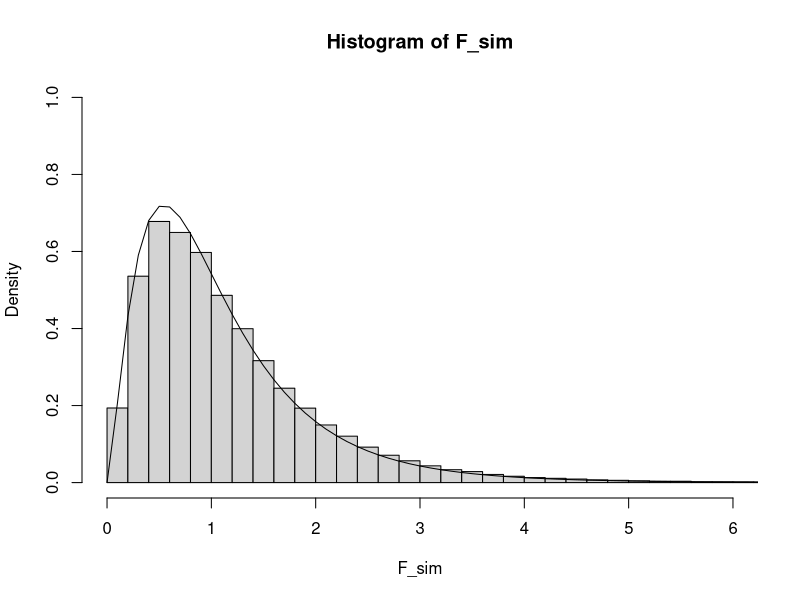
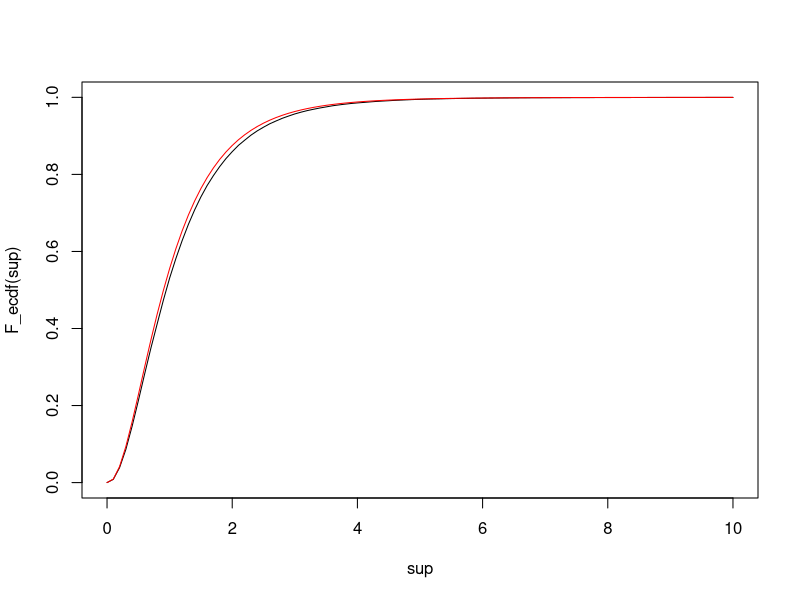
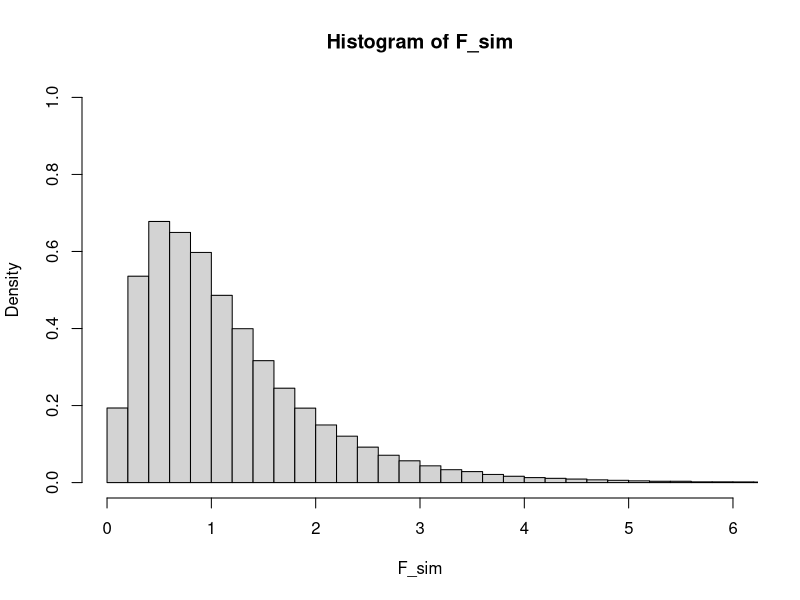

These figures' R source, in order: (Note: this script raises an error after producing the figures.)
set.seed(50)

# Ordinary Approximation
F_sim = NULL
sim = 10^5
for(i in 1:sim)
{
  vec = numeric(0)
  v = 6 ; b = 5
  mu = 0 ;beta = seq(-(b-1)/2,(b-1)/2,length=5); tau = rep(0,v) 
  data_sim = mu + outer(beta,tau,"+") + matrix(rnorm(b*v),nrow = b)
  data_sim[1,1] <- 0
  B.1 <- apply(data_sim,MARGIN = 1,sum)
  T.1 <- apply(data_sim,MARGIN = 2,sum)
  G.1 <- sum(data_sim)
  x_est <- (b*B.1[1]+v*T.1[1]-G.1)/((b-1)*(v-1))
  data_sim[1,1] <- x_est
  B <- apply(data_sim,MARGIN = 1,sum)
  T <- apply(data_sim,MARGIN = 2,sum)
  G <- sum(data_sim)
  SSBl = sum(B^2)/v - (G^2/(b*v)) ; MSBl = SSBl/(b-1)
  SSTr = sum(T^2)/b - (G^2/(b*v)) ; MSTr = SSTr/(v-1)
  TSS = sum(data_sim^2) - (G^2/(b*v))
  SSE = TSS - SSBl - SSTr ; MSE = SSE/((b-1)*(v-1) - 1)
  F_obs = MSTr/MSE 
  F_sim[i] = F_obs
}
hist(F_sim,probability = TRUE,ylim = c(0,1),breaks = 60,xlim = c(0,6))
sup = seq(0,10,0.1)
lines(sup,df(sup,df1 = (v-1),df2 = (b-1)*(v-1) - 1))

F_ecdf = ecdf(F_sim)
plot(sup,F_ecdf(sup),type="l")
lines(sup,pf(sup,df1 = (v-1),df2 = (b-1)*(v-1) - 1),col = "red")

app_F=pf(sup,df1 = (v-1),df2 = (b-1)*(v-1) - 1)
sum(abs(F_ecdf(sup)-app_F))

#output
#> sum(abs(F_ecdf(sup)-app_F))
#[1] 0.5327011


library(ggplot2)
data=data.frame(hist(F_sim,probability = TRUE,ylim = c(0,1),breaks = 60,xlim = c(0,6)))
ggplot(data,aes(x=F_sim))+
geom_histogram()+
geom_density()

# Power Curve Codes

Power_Curve_1 <- function(tau,v = 6,b = 5,mu = 0,beta = seq(-(b-1)/2,(b-1)/2,length=5),sim = 10^5,alpha = 0.05)
{
  tau = tau-mean(tau)
  power.vec = NULL
  cut_pt = qf(p = alpha,df1 = (v-1),df2 = (b-1)*(v-1) - 1,lower.tail = FALSE)
  for(i in 1:sim)
  {
    data_sim = mu + outer(beta,tau,"+") + matrix(rnorm(b*v),nrow = b)
    data_sim[1,1] <- 0
    B.1 <- apply(data_sim,MARGIN = 1,sum)
    T.1 <- apply(data_sim,MARGIN = 2,sum)
    G.1 <- sum(data_sim)
    x_est <- (b*B.1[1]+v*T.1[1]-G.1)/((b-1)*(v-1))
    data_sim[1,1] <- x_est
    B <- apply(data_sim,MARGIN = 1,sum)
    T <- apply(data_sim,MARGIN = 2,sum)
    G <- sum(data_sim)
    SSBl = sum(B^2)/v - (G^2/(b*v)) ; MSBl = SSBl/(b-1)
    SSTr = sum(T^2)/b - (G^2/(b*v)) ; MSTr = SSTr/(v-1)
    TSS = sum(data_sim^2) - (G^2/(b*v))
    SSE = TSS - SSBl - SSTr ; MSE = SSE/((b-1)*(v-1) - 1)
    F_obs = MSTr/MSE 
    power.vec[i] = (F_obs > cut_pt)
  }
  return(mean(power.vec))
}

#plotting sum(tau_sq) and Power.val_1

v = 6
n = 20
sample.tau = NULL
tau_mat = NULL

for(i in 1:n)
{
  sample.tau = seq(-i/10,i/10,length = v)
  tau_mat = rbind(tau_mat,sample.tau -  mean(sample.tau))
}


tau_mat

sum_tau_sq = apply(tau_mat,MARGIN = 1,FUN = function(x){return(sum(x^2))})
Power.val = NULL

tau_mat[1,]

for(i in 1:n)
{
  Power.val[i] = Power_Curve_1(tau = tau_mat[i,],sim = 10^4)
}

Power.val
plot(sum_tau_sq,Power.val,type = "l")

size_0 = Power_Curve_1(tau = rep(0,v),sim = 10^4)

# OLPO Accurate Test 

F_sim_1 = NULL
sim = 10^5
for(i in 1:sim)
{
  v = 6 ; b = 5
  mu = 0 ; beta = seq(-(b-1)/2,(b-1)/2,length=5) ; tau = rep(0,v) 
  data_sim = mu + outer(beta,tau,"+") + matrix(rnorm(b*v),nrow = b)
  data_sim[1,1] <- 0
  B.1 <- apply(data_sim,MARGIN = 1,sum)
  T.1 <- apply(data_sim,MARGIN = 2,sum)
  G.1 <- sum(data_sim)
  x_est <- (b*B.1[1]+v*T.1[1]-G.1)/((b-1)*(v-1))
  data_sim[1,1] <- x_est
  B <- apply(data_sim,MARGIN = 1,sum)
  T <- apply(data_sim,MARGIN = 2,sum)
  G <- sum(data_sim)
  #calculated in augmented ANOVA
  SSBl = sum(B^2)/v - (G^2/(b*v)) ; MSBl = SSBl/(b-1)
  SSTr = sum(T^2)/b - (G^2/(b*v)) ; MSTr = SSTr/(v-1)
  TSS = sum(data_sim^2) - (G^2/(b*v))
  SSE = TSS - SSBl - SSTr ; MSE = SSE/((b-1)*(v-1) - 1)
  #calculated in unaugmented ANOVA
  SSBl.1 = (B.1[1]^2)/(v-1) + (sum(B[-1]^2)/v) - (G.1^2/(b*v - 1)) ; MSBl.1 = SSBl.1/(b-1)
  TSS.1 = sum(data_sim^2) - sum(data_sim[1,1]^2) - (G.1^2/(b*v - 1))
  SSTr.1 = TSS.1 - SSBl.1 - SSE ;  MSTr.1 = SSTr.1/(v-1)
  F_obs_1 = MSTr.1/MSE 
  F_sim_1[i] = F_obs_1
}
hist(F_sim_1,probability = TRUE,ylim = c(0,1),breaks = 60,xlim = c(0,6))
sup = seq(0,10,0.1)
lines(sup,df(sup,df1 = (v-1),df2 = (b-1)*(v-1) - 1))

F_ecdf_1 = ecdf(F_sim_1)
plot(sup,F_ecdf_1(sup),type="l")
lines(sup,pf(sup,df1 = (v-1),df2 = (b-1)*(v-1) - 1),col = "red")

app_F=pf(sup,df1 = (v-1),df2 = (b-1)*(v-1) - 1)
sum(abs(F_ecdf_1(sup)-app_F))


# Power Curve Codes (2)

Power_Curve_2 <- function(tau,v = 6,b = 5,mu = 0,beta = seq(-(b-1)/2,(b-1)/2,length=5),sim = 10^5,alpha = 0.05)
{
  tau = tau-mean(tau)
  power.vec = NULL
  cut_pt_1 = qf(p = alpha,df1 = (v-1),df2 = (b-1)*(v-1) - 1,lower.tail = FALSE)
  for(i in 1:sim)
  {
    data_sim = mu + outer(beta,tau,"+") + matrix(rnorm(b*v),nrow = b)
    data_sim[1,1] <- 0
    B.1 <- apply(data_sim,MARGIN = 1,sum)
    T.1 <- apply(data_sim,MARGIN = 2,sum)
    G.1 <- sum(data_sim)
    x_est <- (b*B.1[1]+v*T.1[1]-G.1)/((b-1)*(v-1))
    data_sim[1,1] <- x_est
    B <- apply(data_sim,MARGIN = 1,sum)
    T <- apply(data_sim,MARGIN = 2,sum)
    G <- sum(data_sim)
    #calculated in augmented ANOVA
    SSBl = sum(B^2)/v - (G^2/(b*v)) ; MSBl = SSBl/(b-1)
    SSTr = sum(T^2)/b - (G^2/(b*v)) ; MSTr = SSTr/(v-1)
    TSS = sum(data_sim^2) - (G^2/(b*v))
    SSE = TSS - SSBl - SSTr ; MSE = SSE/((b-1)*(v-1) - 1)
    #calculated in unaugmented ANOVA
    SSBl.1 = (B.1[1]^2)/(v-1) + (sum(B[-1]^2)/v) - (G.1^2/(b*v - 1)) ; MSBl.1 = SSBl.1/(b-1)
    TSS.1 = sum(data_sim^2) - sum(data_sim[1,1]^2) - (G.1^2/(b*v - 1))
    SSTr.1 = TSS.1 - SSBl.1 - SSE ;  MSTr.1 = SSTr.1/(v-1)
    F_obs_1 = MSTr.1/MSE 
    power.vec[i] = (F_obs_1 > cut_pt_1)
  }
  return(mean(power.vec))
}

Power_Curve_2(tau = sample(1:2,size = v,replace = TRUE),sim = 10^4)

#plotting sum(tau_sq) and Power.val_1

v = 6
n = 20
sample.tau = NULL
tau_mat = NULL

for(i in 1:n)
{
  sample.tau = seq(-i/10,i/10,length = v)
  tau_mat = rbind(tau_mat,sample.tau -  mean(sample.tau))
}


tau_mat
sum_tau_sq = apply(tau_mat,MARGIN = 1,FUN = function(x){return(sum(x^2))})
Power.val_1 = NULL
tau_mat[1,]


for(i in 1:n)
{
  Power.val_1[i] = Power_Curve_2(tau = tau_mat[i,],sim = 10^4)
}

Power.val_1
plot(sum_tau_sq,Power.val_1,type = "l")
lines(sum_tau_sq,Power.val,type = "l",lty = 2)

size_1 = Power_Curve_2(tau = rep(0,v),sim = 10^4)

# OTI Accurate Test 

F_sim_2 = NULL
sim = 10^5
for(i in 1:sim)
{
  vec = numeric(0)
  v = 6 ; b = 5
  mu = 0 ; beta = seq(-(b-1)/2,(b-1)/2,length=5) ; tau = rep(0,v) 
  data_sim = mu + outer(beta,tau,"+") + matrix(rnorm(b*v),nrow = b)
  data_sim[1,1] <- 0
  B.1 <- apply(data_sim,MARGIN = 1,sum)
  T.1 <- apply(data_sim,MARGIN = 2,sum)
  G.1 <- sum(data_sim)
  x_est_1 <- (b*B.1[1]+v*T.1[1]-G.1)/((b-1)*(v-1))
  data_sim[1,1] <- x_est_1
  B <- apply(data_sim,MARGIN = 1,sum)
  T <- apply(data_sim,MARGIN = 2,sum)
  G <- sum(data_sim)
  SSBl_1 = sum(B^2)/v - (G^2/(b*v)) 
  SSTr_1 = sum(T^2)/b - (G^2/(b*v)) 
  TSS_1 = sum(data_sim^2) - (G^2/(b*v))
  SSE_1 = TSS_1 - SSBl_1 - SSTr_1
  x_est_0 <-B.1[1]/(v-1)
  data_sim[1,1] <- x_est_0
  B <- apply(data_sim,MARGIN = 1,sum)
  T <- apply(data_sim,MARGIN = 2,sum)
  G <- sum(data_sim)
  SSBl_0 = sum(B^2)/v - (G^2/(b*v))
  TSS_0 = sum(data_sim^2) - (G^2/(b*v))
  SSE_0 = TSS_0 - SSBl_0
  F_obs = ((SSE_0 - SSE_1)/(v-1))/(SSE_1/(b*v-b-v))
  F_sim_2[i] = F_obs
}
hist(F_sim_2,probability = TRUE,ylim = c(0,1),breaks = 60,xlim = c(0,6))
sup = seq(0,10,0.1)
lines(sup,df(sup,df1 = (v-1),df2 = b*v-b-v))

F_ecdf_2 = ecdf(F_sim_2)
plot(sup,F_ecdf_2(sup),type = "l")
lines(sup,pf(sup,df1 = (v-1),df2 = b*v-b-v),col = "red")

app_F=pf(sup,df1 = (v-1),df2 = b*v-b-v)
sum(abs(F_ecdf_2(sup)-app_F))


# Power Curve Codes (2)

data.frame(Power.val_2,Power.val_1)


Power_Curve_3 <- function(tau,v = 6,b = 5,mu = 0,beta = seq(-(b-1)/2,(b-1)/2,length=5),sim = 10^4,alpha = 0.05)
{
  tau = tau-mean(tau)
  power.vec = NULL
  cut_pt_2 = qf(p = alpha,df1 = (v-1),df2 = (b*v-b-v),lower.tail = FALSE)
  for(i in 1:sim)
  {
    data_sim = mu + outer(beta,tau,"+") + matrix(rnorm(b*v),nrow = b)
    data_sim[1,1] <- 0
    B.1 <- apply(data_sim,MARGIN = 1,sum)
    T.1 <- apply(data_sim,MARGIN = 2,sum)
    G.1 <- sum(data_sim)
    x_est_1 <- (b*B.1[1]+v*T.1[1]-G.1)/((b-1)*(v-1))
    data_sim[1,1] <- x_est_1
    B <- apply(data_sim,MARGIN = 1,sum)
    T <- apply(data_sim,MARGIN = 2,sum)
    G <- sum(data_sim)
    SSBl_1 = sum(B^2)/v - (G^2/(b*v)) 
    SSTr_1 = sum(T^2)/b - (G^2/(b*v)) 
    TSS_1 = sum(data_sim^2) - (G^2/(b*v))
    SSE_1 = TSS_1 - SSBl_1 - SSTr_1
    x_est_0 <-B.1[1]/(v-1)
    data_sim[1,1] <- x_est_0
    B <- apply(data_sim,MARGIN = 1,sum)
    T <- apply(data_sim,MARGIN = 2,sum)
    G <- sum(data_sim)
    SSBl_0 = sum(B^2)/v - (G^2/(b*v))
    TSS_0 = sum(data_sim^2) - (G^2/(b*v))
    SSE_0 = TSS_0 - SSBl_0
    F_obs_2 = ((SSE_0 - SSE_1)/(v-1))/(SSE_1/(b*v-b-v))
    power.vec[i] = (F_obs_2 > cut_pt_2)
  }
  return(mean(power.vec))
}


v = 6
n = 50
sample.tau = NULL
tau_mat = NULL

for(i in 1:n)
{
  sample.tau = seq(-i/10,i/10,length = v)
  tau_mat = rbind(tau_mat,sample.tau -  mean(sample.tau))
}



sum_tau_sq = apply(tau_mat,MARGIN = 1,FUN = function(x){return(sum(x^2))})
Power.val_2 = NULL

Power_Curve_3(tau = sample(1:10,size = v,replace = TRUE),sim = 10^4)
qf(p = 0.05,df1 = (v-1),df2 = (b*v-b-v),lower.tail = FALSE)

for(i in 1:n)
{
  Power.val_2[i] = Power_Curve_3(tau = tau_mat[i,],sim = 10^3)
}

sim=10^4

Exact_power_2 <- function(s_t_s,v = 6,b = 5,mu = 0,beta = seq(-(b-1)/2,(b-1)/2,length=5),sim = 10^4,alpha = 0.05)
{
  qtile = seq(0,1,0.01)
  cut_pt_2 = qf(p = 0.05,df1 = (v-1),df2 = (b*v-b-v),lower.tail = FALSE)
  power.exact=NULL
  for(i in 1:length(qtile))
  {
    
    F_ext_2 = qf(qtile[i],df1=(v-1),df2=(b*v-b-v),ncp=s_t_s,lower.tail = FALSE)
    power.exact[i] = (F_ext_2 > cut_pt_2)
  }
  return(mean(power.exact))
}


power.ext_2=NULL
for(i in 1:n)
{
  power.ext_2[i] = Exact_power_2(s_t_s  = sum_tau_sq[i],sim = 10^3)
}

sup=seq(0,10,0.1)
plot(sum_tau_sq,power.ext_2,type="l")
plot(sup,df(sup,df1=(v-1),df2=(b*v-b-v),ncp=20),type="l")
lines(sup,df(sup,df1=(v-1),df2=(b*v-b-v),ncp=10),type="l")
lines(sup,df(sup,df1=(v-1),df2=(b*v-b-v),ncp=5),type="l")

qf(0.05,df1=(v-1),df2=(b*v-b-v),ncp=20,lower.tail = FALSE)


size_2 = Power_Curve_3(tau = rep(0,v),sim = 10^4)

#exact F calculation

plot(sum_tau_sq,Power.val_2,type = "l")
lines(sum_tau_sq,power.ext_2,type = "l")

#plot all power curves together
plot(sum_tau_sq,Power.val_2,type = "l")
lines(sum_tau_sq,Power.val_1,type = "l",lty = 2)
lines(sum_tau_sq,Power.val,type = "l",col="blue")

sum(Power.val>Power.val_1)
sum(Power.val_1>Power.val_2)

